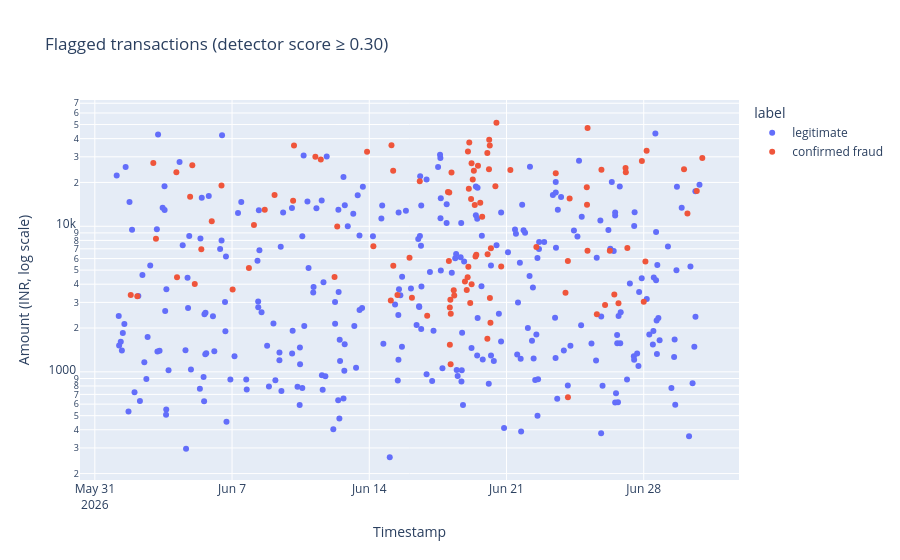
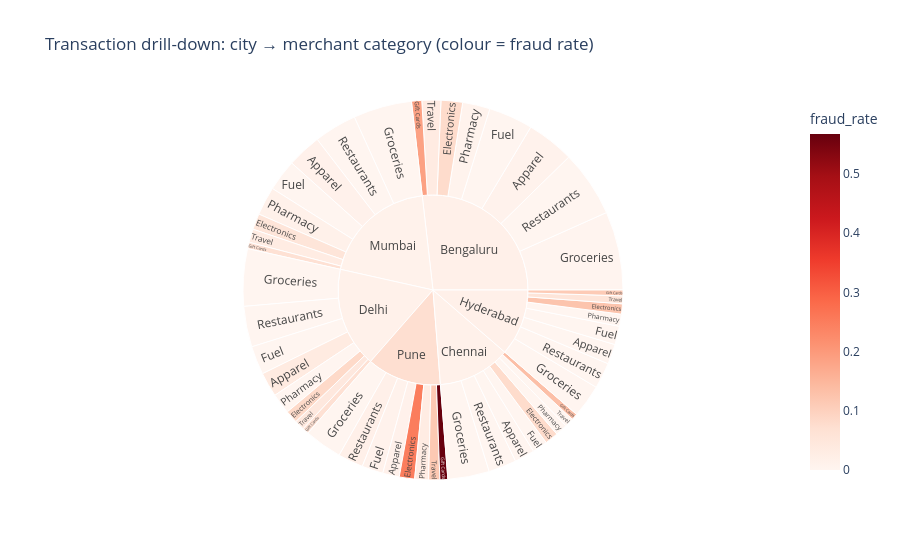

Write notebook code for charts like these, in order.
### Markdown cell above
## Task 5 — An Interactive Tool for the Investigators (Request #5)

**Real-world usage:** Investigators triage flagged cases themselves with zoom, filter and hover-for-details.

**Why this technique:** **Details-on-demand / tooltips** (Slides 22–23), **dynamic queries** (Slide 15) and **drill-down**
(Slide 24) — Shneiderman's mantra as an actual tool.

**TODO:**
1. Interactive scatter (plotly) of all transactions with `detector_score >= 0.3`: x = timestamp, y = amount (log),
   colour = `label`, with a tooltip showing txn_id, customer, city, category, distance and score. Set `dragmode="select"`.
2. Interactive **sunburst** for drill-down: city → merchant category, sized by transaction count, coloured by fraud rate.

### Code cell
# TODO 1: interactive investigator scatter for transactions scoring at least 0.3
flagged = tx.loc[tx["detector_score"] >= 0.3].copy()

# TODO 2: hover details and city → merchant-category drill-down
fig_scatter = px.scatter(
    flagged, x="timestamp", y="amount_inr", color="label",
    log_y=True,
    hover_data=["txn_id", "customer_id", "city", "merchant_category",
                "distance_from_home_km", "detector_score"],
    title="Flagged transactions (detector score ≥ 0.30)"
)
fig_scatter.update_layout(xaxis_title="Timestamp", yaxis_title="Amount (INR, log scale)", dragmode="select")
fig_scatter.show()

sun = (tx.groupby(["city", "merchant_category"], as_index=False)
       .agg(transaction_count=("txn_id", "count"),
            fraud_rate=("is_fraud", "mean")))
fig_sunburst = px.sunburst(
    sun, path=["city", "merchant_category"], values="transaction_count",
    color="fraud_rate", color_continuous_scale="Reds",
    hover_data={"transaction_count": True, "fraud_rate": ":.1%"},
    title="Transaction drill-down: city → merchant category (colour = fraud rate)"
)
fig_sunburst.show()

### Figure 1 — Plotly figure (JSON) as saved in the notebook; plotly's stock layout.template omitted (floating-point values rounded to 4 significant figures; data arrays with more than 128 entries replaced by an {"elided": "..."} marker saying what was removed)
{"data": [{"customdata": {"elided": "297x6 mixed values"}, "hovertemplate": "label=legitimate<br>timestamp=%{x}<br>amount_inr=%{y}<br>txn_id=%{customdata[0]}<br>customer_id=%{customdata[1]}<br>city=%{customdata[2]}<br>merchant_category=%{customdata[3]}<br>distance_from_home_km=%{customdata[4]}<br>detector_score=%{customdata[5]}<extra></extra>", "legendgroup": "legitimate", "marker": {"color": "#636efa", "symbol": "circle"}, "mode": "markers", "name": "legitimate", "orientation": "v", "showlegend": true, "type": "scatter", "x": {"elided": "297 str values"}, "xaxis": "x", "y": {"elided": "297 float values"}, "yaxis": "y"}, {"customdata": {"elided": "104x6 mixed values"}, "hovertemplate": "label=confirmed fraud<br>timestamp=%{x}<br>amount_inr=%{y}<br>txn_id=%{customdata[0]}<br>customer_id=%{customdata[1]}<br>city=%{customdata[2]}<br>merchant_category=%{customdata[3]}<br>distance_from_home_km=%{customdata[4]}<br>detector_score=%{customdata[5]}<extra></extra>", "legendgroup": "confirmed fraud", "marker": {"color": "#EF553B", "symbol": "circle"}, "mode": "markers", "name": "confirmed fraud", "orientation": "v", "showlegend": true, "type": "scatter", "x": ["2026-06-01T19:58:00.000000000", "2026-06-02T04:00:00.000000000", "2026-06-02T23:35:00.000000000", "2026-06-03T02:50:00.000000000", "2026-06-04T03:50:00.000000000", "2026-06-04T04:37:00.000000000", "2026-06-04T20:39:00.000000000", "2026-06-04T23:20:00.000000000", "2026-06-05T02:20:00.000000000", "2026-06-05T10:21:00.000000000", "2026-06-05T23:08:00.000000000", "2026-06-06T11:04:00.000000000", "2026-06-07T00:43:00.000000000", "2026-06-07T20:38:00.000000000", "2026-06-08T02:48:00.000000000", "2026-06-08T16:02:00.000000000", "2026-06-09T04:02:00.000000000", "2026-06-10T02:44:00.000000000", "2026-06-10T03:50:00.000000000", "2026-06-11T06:01:00.000000000", "2026-06-11T12:38:00.000000000", "2026-06-12T05:28:00.000000000", "2026-06-12T08:46:00.000000000", "2026-06-13T21:16:00.000000000", "2026-06-14T05:02:00.000000000", "2026-06-15T02:22:00.000000000", "2026-06-15T03:10:00.000000000", "2026-06-15T05:24:00.000000000", "2026-06-15T05:14:00.000000000", "2026-06-15T10:29:00.000000000", "2026-06-16T01:16:00.000000000", "2026-06-16T04:13:00.000000000", "2026-06-16T13:50:00.000000000", "2026-06-16T22:54:00.000000000", "2026-06-18T00:19:00.000000000", "2026-06-18T01:55:00.000000000", "2026-06-18T01:28:00.000000000", "2026-06-18T02:37:00.000000000", "2026-06-18T02:40:00.000000000", "2026-06-18T03:45:00.000000000", "2026-06-18T03:16:00.000000000", "2026-06-18T03:36:00.000000000", "2026-06-18T04:39:00.000000000", "2026-06-18T07:24:00.000000000", "2026-06-18T08:02:00.000000000", "2026-06-18T21:07:00.000000000", "2026-06-18T23:20:00.000000000", "2026-06-19T00:47:00.000000000", "2026-06-19T00:25:00.000000000", "2026-06-19T01:53:00.000000000", "2026-06-19T01:19:00.000000000", "2026-06-19T02:26:00.000000000", "2026-06-19T03:35:00.000000000", "2026-06-19T04:38:00.000000000", "2026-06-19T05:17:00.000000000", "2026-06-19T05:13:00.000000000", "2026-06-19T06:41:00.000000000", "2026-06-19T08:02:00.000000000", "2026-06-19T09:08:00.000000000", "2026-06-19T10:04:00.000000000", "2026-06-19T11:01:00.000000000", "2026-06-19T13:04:00.000000000", "2026-06-19T15:52:00.000000000", "2026-06-19T18:14:00.000000000", "2026-06-20T00:35:00.000000000", "2026-06-20T00:32:00.000000000", "2026-06-20T00:53:00.000000000", "2026-06-20T02:33:00.000000000", "2026-06-20T02:49:00.000000000", "2026-06-20T03:41:00.000000000", "2026-06-20T03:32:00.000000000", "2026-06-20T04:21:00.000000000", "2026-06-20T04:55:00.000000000", "2026-06-20T10:24:00.000000000", "2026-06-20T11:41:00.000000000", "2026-06-20T17:29:00.000000000", "2026-06-21T04:44:00.000000000", "2026-06-22T12:34:00.000000000", "2026-06-23T12:18:00.000000000", "2026-06-24T00:14:00.000000000", "2026-06-24T03:13:00.000000000", "2026-06-24T03:09:00.000000000", "2026-06-24T05:16:00.000000000", "2026-06-25T02:18:00.000000000", "2026-06-25T02:35:00.000000000", "2026-06-25T03:16:00.000000000", "2026-06-25T03:10:00.000000000", "2026-06-25T14:37:00.000000000", "2026-06-25T20:14:00.000000000", "2026-06-26T00:41:00.000000000", "2026-06-26T06:30:00.000000000", "2026-06-26T11:59:00.000000000", "2026-06-26T17:05:00.000000000", "2026-06-27T01:45:00.000000000", "2026-06-27T02:06:00.000000000", "2026-06-27T03:57:00.000000000", "2026-06-27T21:46:00.000000000", "2026-06-28T00:02:00.000000000", "2026-06-28T02:05:00.000000000", "2026-06-28T03:32:00.000000000", "2026-06-30T01:21:00.000000000", "2026-06-30T05:32:00.000000000", "2026-06-30T16:57:00.000000000", "2026-06-30T23:43:00.000000000"], "xaxis": "x", "y": [3369.0, 3309.0, 27170.0, 8198.0, 23460.0, 4462.0, 15920.0, 26220.0, 4015.0, 6960.0, 10830.0, 19060.0, 3682.0, 5160.0, 10220.0, 12970.0, 16400.0, 14980.0, 35900.0, 30060.0, 28720.0, 4474.0, 9949.0, 32550.0, 7277.0, 3087.0, 36030.0, 5347.0, 24060.0, 3368.0, 6090.0, 3227.0, 20360.0, 2430.0, 17180.0, 17050.0, 5772.0, 2771.0, 1535.0, 2505.0, 3126.0, 1126.0, 23420.0, 3630.0, 3339.0, 4182.0, 3649.0, 32690.0, 4465.0, 18120.0, 5278.0, 37680.0, 2976.0, 15420.0, 3996.0, 27060.0, 20980.0, 24100.0, 14010.0, 6209.0, 6379.0, 26010.0, 14520.0, 11610.0, 1689.0, 31880.0, 6432.0, 24600.0, 39340.0, 3214.0, 35840.0, 2172.0, 7066.0, 18840.0, 51420.0, 5302.0, 24350.0, 7206.0, 23100.0, 3488.0, 669.0, 5780.0, 15530.0, 18560.0, 14060.0, 47260.0, 6795.0, 2487.0, 24490.0, 2877.0, 6783.0, 3393.0, 2957.0, 25150.0, 23470.0, 7094.0, 28090.0, 3029.0, 5717.0, 33020.0, 24690.0, 12260.0, 17500.0, 29450.0], "yaxis": "y"}], "layout": {"dragmode": "select", "legend": {"title": {"text": "label"}, "tracegroupgap": 0}, "title": {"text": "Flagged transactions (detector score ≥ 0.30)"}, "xaxis": {"anchor": "y", "domain": [0, 1], "title": {"text": "Timestamp"}}, "yaxis": {"anchor": "x", "domain": [0, 1], "title": {"text": "Amount (INR, log scale)"}, "type": "log"}}}

### Figure 2 — Plotly figure (JSON) as saved in the notebook; plotly's stock layout.template omitted (floating-point values rounded to 4 significant figures)
{"data": [{"branchvalues": "total", "customdata": [[224.0, 0.008929], [101.0, 0.07921], [208.0, 0.0], [48.0, 0.1875], [369.0, 0.00271], [129.0, 0.007752], [312.0, 0.0], [89.0, 0.03371], [95.0, 0.0], [63.0, 0.07937], [71.0, 0.0], [30.0, 0.1333], [195.0, 0.0], [57.0, 0.0], [131.0, 0.0], [42.0, 0.0], [115.0, 0.03478], [60.0, 0.08333], [134.0, 0.0], [30.0, 0.06667], [269.0, 0.0], [96.0, 0.0], [191.0, 0.0], [47.0, 0.04255], [94.0, 0.0], [48.0, 0.125], [87.0, 0.0], [27.0, 0.1111], [155.0, 0.0], [57.0, 0.0], [122.0, 0.0], [37.0, 0.05405], [161.0, 0.01242], [75.0, 0.05333], [148.0, 0.0], [30.0, 0.06667], [275.0, 0.0], [134.0, 0.01493], [201.0, 0.0], [63.0, 0.03175], [78.0, 0.01282], [72.0, 0.25], [100.0, 0.01], [37.0, 0.5676], [177.0, 0.0], [65.0, 0.03077], [119.0, 0.01681], [52.0, 0.1154], [1480.0, 0.01622], [684.0, 0.01316], [942.0, 0.0138], [627.0, 0.01754], [1087.0, 0.01104], [700.0, 0.07286]], "domain": {"x": [0, 1], "y": [0, 1]}, "hovertemplate": "labels=%{label}<br>transaction_count=%{customdata[0]}<br>parent=%{parent}<br>id=%{id}<br>fraud_rate=%{color:.1%}<extra></extra>", "ids": ["Bengaluru/Apparel", "Bengaluru/Electronics", "Bengaluru/Fuel", "Bengaluru/Gift Cards", "Bengaluru/Groceries", "Bengaluru/Pharmacy", "Bengaluru/Restaurants", "Bengaluru/Travel", "Chennai/Apparel", "Chennai/Electronics", "Chennai/Fuel", "Chennai/Gift Cards", "Chennai/Groceries", "Chennai/Pharmacy", "Chennai/Restaurants", "Chennai/Travel", "Delhi/Apparel", "Delhi/Electronics", "Delhi/Fuel", "Delhi/Gift Cards", "Delhi/Groceries", "Delhi/Pharmacy", "Delhi/Restaurants", "Delhi/Travel", "Hyderabad/Apparel", "Hyderabad/Electronics", "Hyderabad/Fuel", "Hyderabad/Gift Cards", "Hyderabad/Groceries", "Hyderabad/Pharmacy", "Hyderabad/Restaurants", "Hyderabad/Travel", "Mumbai/Apparel", "Mumbai/Electronics", "Mumbai/Fuel", "Mumbai/Gift Cards", "Mumbai/Groceries", "Mumbai/Pharmacy", "Mumbai/Restaurants", "Mumbai/Travel", "Pune/Apparel", "Pune/Electronics", "Pune/Fuel", "Pune/Gift Cards", "Pune/Groceries", "Pune/Pharmacy", "Pune/Restaurants", "Pune/Travel", "Bengaluru", "Chennai", "Delhi", "Hyderabad", "Mumbai", "Pune"], "labels": ["Apparel", "Electronics", "Fuel", "Gift Cards", "Groceries", "Pharmacy", "Restaurants", "Travel", "Apparel", "Electronics", "Fuel", "Gift Cards", "Groceries", "Pharmacy", "Restaurants", "Travel", "Apparel", "Electronics", "Fuel", "Gift Cards", "Groceries", "Pharmacy", "Restaurants", "Travel", "Apparel", "Electronics", "Fuel", "Gift Cards", "Groceries", "Pharmacy", "Restaurants", "Travel", "Apparel", "Electronics", "Fuel", "Gift Cards", "Groceries", "Pharmacy", "Restaurants", "Travel", "Apparel", "Electronics", "Fuel", "Gift Cards", "Groceries", "Pharmacy", "Restaurants", "Travel", "Bengaluru", "Chennai", "Delhi", "Hyderabad", "Mumbai", "Pune"], "marker": {"coloraxis": "coloraxis", "colors": [0.008929, 0.07921, 0.0, 0.1875, 0.00271, 0.007752, 0.0, 0.03371, 0.0, 0.07937, 0.0, 0.1333, 0.0, 0.0, 0.0, 0.0, 0.03478, 0.08333, 0.0, 0.06667, 0.0, 0.0, 0.0, 0.04255, 0.0, 0.125, 0.0, 0.1111, 0.0, 0.0, 0.0, 0.05405, 0.01242, 0.05333, 0.0, 0.06667, 0.0, 0.01493, 0.0, 0.03175, 0.01282, 0.25, 0.01, 0.5676, 0.0, 0.03077, 0.01681, 0.1154, 0.01622, 0.01316, 0.0138, 0.01754, 0.01104, 0.07286]}, "name": "", "parents": ["Bengaluru", "Bengaluru", "Bengaluru", "Bengaluru", "Bengaluru", "Bengaluru", "Bengaluru", "Bengaluru", "Chennai", "Chennai", "Chennai", "Chennai", "Chennai", "Chennai", "Chennai", "Chennai", "Delhi", "Delhi", "Delhi", "Delhi", "Delhi", "Delhi", "Delhi", "Delhi", "Hyderabad", "Hyderabad", "Hyderabad", "Hyderabad", "Hyderabad", "Hyderabad", "Hyderabad", "Hyderabad", "Mumbai", "Mumbai", "Mumbai", "Mumbai", "Mumbai", "Mumbai", "Mumbai", "Mumbai", "Pune", "Pune", "Pune", "Pune", "Pune", "Pune", "Pune", "Pune", "", "", "", "", "", ""], "type": "sunburst", "values": [224.0, 101.0, 208.0, 48.0, 369.0, 129.0, 312.0, 89.0, 95.0, 63.0, 71.0, 30.0, 195.0, 57.0, 131.0, 42.0, 115.0, 60.0, 134.0, 30.0, 269.0, 96.0, 191.0, 47.0, 94.0, 48.0, 87.0, 27.0, 155.0, 57.0, 122.0, 37.0, 161.0, 75.0, 148.0, 30.0, 275.0, 134.0, 201.0, 63.0, 78.0, 72.0, 100.0, 37.0, 177.0, 65.0, 119.0, 52.0, 1480.0, 684.0, 942.0, 627.0, 1087.0, 700.0]}], "layout": {"coloraxis": {"autocolorscale": false, "colorbar": {"title": {"text": "fraud_rate"}}, "colorscale": [[0, "rgb(255,245,240)"], [0.125, "rgb(254,224,210)"], [0.25, "rgb(252,187,161)"], [0.375, "rgb(252,146,114)"], [0.5, "rgb(251,106,74)"], [0.625, "rgb(239,59,44)"], [0.75, "rgb(203,24,29)"], [0.875, "rgb(165,15,21)"], [1, "rgb(103,0,13)"]]}, "legend": {"tracegroupgap": 0}, "title": {"text": "Transaction drill-down: city → merchant category (colour = fraud rate)"}}}
